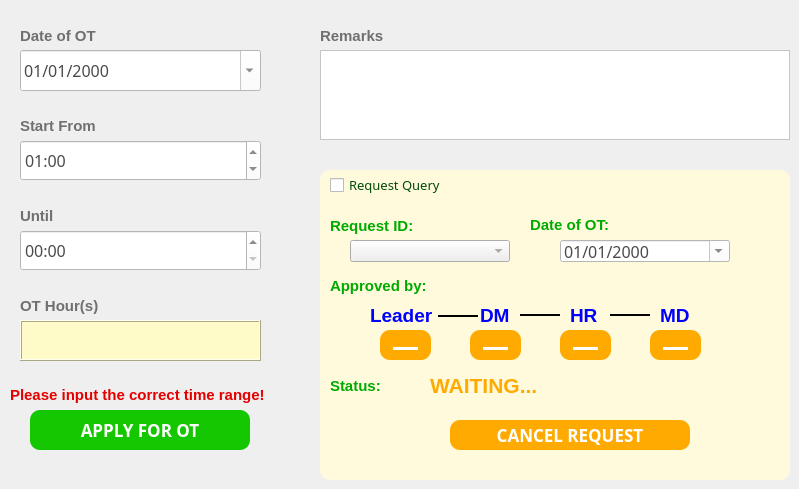
    <widget class="QWidget" name="tab">
     <attribute name="title">
      <string>OT application</string>
     </attribute>
     <widget class="QLabel" name="label_24">
      <property name="geometry">
       <rect>
        <x>20</x>
        <y>20</y>
        <width>151</width>
        <height>31</height>
       </rect>
      </property>
      <property name="font">
       <font>
        <family>Microsoft JhengHei UI</family>
        <pointsize>11</pointsize>
        <weight>75</weight>
        <bold>true</bold>
       </font>
      </property>
      <property name="styleSheet">
       <string notr="true">QLabel
{
	font-size:11pt;
	color:rgb(111,111,111);
}</string>
      </property>
      <property name="text">
       <string>Date of OT</string>
      </property>
     </widget>
     <widget class="QDateEdit" name="dateEdit_3">
      <property name="geometry">
       <rect>
        <x>20</x>
        <y>50</y>
        <width>241</width>
        <height>41</height>
       </rect>
      </property>
      <property name="styleSheet">
       <string notr="true">QDateEdit
{
    /*字体为微软雅黑*/
    font-family:Microsoft Yahei;
    /*字体大小为20点*/
	color:rgb(74, 74, 74);
   font-size:12pt;
	background-color:rgb(255, 255,255);
}

QDateEdit:hover
{
    /*背景颜色*/  
   background-color:rgb(229, 242, 255);
}

QDateEdit:focus
{
    /*背景颜色*/  
   background-color:rgb(229, 242, 255);
}</string>
      </property>
      <property name="wrapping">
       <bool>false</bool>
      </property>
      <property name="currentSection">
       <enum>QDateTimeEdit::DaySection</enum>
      </property>
      <property name="displayFormat">
       <string notr="true">dd/MM/yyyy</string>
      </property>
      <property name="calendarPopup">
       <bool>true</bool>
      </property>
     </widget>
     <widget class="QLabel" name="label_25">
      <property name="geometry">
       <rect>
        <x>20</x>
        <y>110</y>
        <width>151</width>
        <height>31</height>
       </rect>
      </property>
      <property name="font">
       <font>
        <family>Microsoft JhengHei UI</family>
        <pointsize>11</pointsize>
        <weight>75</weight>
        <bold>true</bold>
       </font>
      </property>
      <property name="styleSheet">
       <string notr="true">QLabel
{
	font-size:11pt;
	color:rgb(111,111,111);
}</string>
      </property>
      <property name="text">
       <string>Start From</string>
      </property>
     </widget>
     <widget class="QTimeEdit" name="timeEdit">
      <property name="geometry">
       <rect>
        <x>20</x>
        <y>140</y>
        <width>241</width>
        <height>41</height>
       </rect>
      </property>
      <property name="styleSheet">
       <string notr="true">QTimeEdit
{
    /*字体为微软雅黑*/
    font-family:Microsoft Yahei;
    /*字体大小为20点*/
	color:rgb(74, 74, 74);
   font-size:12pt;
	background-color:rgb(255, 255, 255);
}

QTimeEdit:hover
{
    /*背景颜色*/  
   background-color:rgb(229, 242, 255);
}

QTimeEdit:focus
{
    /*背景颜色*/  
   background-color:rgb(229, 242, 255);
}</string>
      </property>
      <property name="accelerated">
       <bool>true</bool>
      </property>
      <property name="correctionMode">
       <enum>QAbstractSpinBox::CorrectToPreviousValue</enum>
      </property>
      <property name="showGroupSeparator" stdset="0">
       <bool>true</bool>
      </property>
      <property name="dateTime">
       <datetime>
        <hour>1</hour>
        <minute>0</minute>
        <second>0</second>
        <year>2000</year>
        <month>1</month>
        <day>2</day>
       </datetime>
      </property>
      <property name="minimumDateTime">
       <datetime>
        <hour>0</hour>
        <minute>0</minute>
        <second>0</second>
        <year>2000</year>
        <month>1</month>
        <day>2</day>
       </datetime>
      </property>
      <property name="displayFormat">
       <string notr="true">hh:mm</string>
      </property>
      <property name="calendarPopup">
       <bool>true</bool>
      </property>
     </widget>
     <widget class="QLabel" name="label_26">
      <property name="geometry">
       <rect>
        <x>20</x>
        <y>200</y>
        <width>151</width>
        <height>31</height>
       </rect>
      </property>
      <property name="font">
       <font>
        <family>Microsoft JhengHei UI</family>
        <pointsize>11</pointsize>
        <weight>75</weight>
        <bold>true</bold>
       </font>
      </property>
      <property name="styleSheet">
       <string notr="true">QLabel
{
	font-size:11pt;
	color:rgb(111,111,111);
}</string>
      </property>
      <property name="text">
       <string>Until</string>
      </property>
     </widget>
     <widget class="QTimeEdit" name="timeEdit_2">
      <property name="geometry">
       <rect>
        <x>20</x>
        <y>230</y>
        <width>241</width>
        <height>41</height>
       </rect>
      </property>
      <property name="styleSheet">
       <string notr="true">QTimeEdit
{
    /*字体为微软雅黑*/
    font-family:Microsoft Yahei;
    /*字体大小为20点*/
	color:rgb(74, 74, 74);
   font-size:12pt;
	background-color:rgb(255, 255, 255);
}

QTimeEdit:hover
{
    /*背景颜色*/  
   background-color:rgb(229, 242, 255);
}

QTimeEdit:focus
{
    /*背景颜色*/  
   background-color:rgb(229, 242, 255);
}</string>
      </property>
      <property name="accelerated">
       <bool>true</bool>
      </property>
      <property name="displayFormat">
       <string notr="true">hh:mm</string>
      </property>
      <property name="calendarPopup">
       <bool>true</bool>
      </property>
     </widget>
     <widget class="QLabel" name="label_27">
      <property name="geometry">
       <rect>
        <x>20</x>
        <y>290</y>
        <width>151</width>
        <height>31</height>
       </rect>
      </property>
      <property name="font">
       <font>
        <family>Microsoft JhengHei UI</family>
        <pointsize>11</pointsize>
        <weight>75</weight>
        <bold>true</bold>
       </font>
      </property>
      <property name="styleSheet">
       <string notr="true">QLabel
{
	font-size:11pt;
	color:rgb(111,111,111);
}</string>
      </property>
      <property name="text">
       <string>OT Hour(s)</string>
      </property>
     </widget>
     <widget class="QTextEdit" name="textEdit_5">
      <property name="enabled">
       <bool>false</bool>
      </property>
      <property name="geometry">
       <rect>
        <x>20</x>
        <y>320</y>
        <width>241</width>
        <height>41</height>
       </rect>
      </property>
      <property name="styleSheet">
       <string notr="true">QTextEdit

{
    /*字体为微软雅黑*/
    font-family:Microsoft Yahei;
    /*字体大小为20点*/
	color:rgb(50, 50, 50);
   font-size:12pt;
	background-color:rgb(255, 251, 201);
}
</string>
      </property>
      <property name="frameShape">
       <enum>QFrame::Box</enum>
      </property>
      <property name="frameShadow">
       <enum>QFrame::Raised</enum>
      </property>
      <property name="lineWidth">
       <number>1</number>
      </property>
     </widget>
     <widget class="QLabel" name="label_28">
      <property name="geometry">
       <rect>
        <x>320</x>
        <y>20</y>
        <width>151</width>
        <height>31</height>
       </rect>
      </property>
      <property name="font">
       <font>
        <family>Microsoft JhengHei UI</family>
        <pointsize>11</pointsize>
        <weight>75</weight>
        <bold>true</bold>
       </font>
      </property>
      <property name="styleSheet">
       <string notr="true">QLabel
{
	font-size:11pt;
	color:rgb(111,111,111);
}</string>
      </property>
      <property name="text">
       <string>Remarks</string>
      </property>
     </widget>
     <widget class="QTextEdit" name="textEdit">
      <property name="geometry">
       <rect>
        <x>320</x>
        <y>50</y>
        <width>470</width>
        <height>90</height>
       </rect>
      </property>
      <property name="styleSheet">
       <string notr="true">QTextEdit
{
    /*字体为微软雅黑*/
    font-family:Microsoft Yahei;
    /*字体大小为20点*/
	color:rgb(74, 74, 74);
   font-size:12pt;
	background-color:rgb(255, 255, 255);
}

QTextEdit:hover
{
    /*背景颜色*/  
   background-color:rgb(229, 242, 255);
}

QTextEdit:focus
{
    /*背景颜色*/  
   background-color:rgb(229, 242, 255);
}</string>
      </property>
     </widget>
     <widget class="QPushButton" name="pushButton">
      <property name="geometry">
       <rect>
        <x>30</x>
        <y>410</y>
        <width>220</width>
        <height>40</height>
       </rect>
      </property>
      <property name="font">
       <font>
        <family>Microsoft Yahei</family>
        <pointsize>13</pointsize>
        <weight>75</weight>
        <bold>true</bold>
       </font>
      </property>
      <property name="styleSheet">
       <string notr="true">QPushButton

{
    /*字体为微软雅黑*/
    font-family:Microsoft Yahei;
    /*字体大小为20点*/
    font-size:13pt;
    /*字体颜色为白色*/    
    color:white;
    /*背景颜色*/  
    background-color:rgb(21, 199, 1);
    /*边框圆角半径为8像素*/ 
    border-radius:10px;

}

/*按钮停留态*/
QPushButton:hover
{
    /*背景颜色*/  
    background-color:rgb(21, 175, 0);
    padding-left:-3px;
    /*上内边距为3像素，让按下时字向下移动3像素*/  
    padding-top:-3px;

}

/*按钮按下态*/
QPushButton:pressed
{
    /*背景颜色*/  
    background-color:rgb(0, 113, 0);
    /*左内边距为3像素，让按下时字向右移动3像素*/  
    padding-left:3px;
    /*上内边距为3像素，让按下时字向下移动3像素*/  
    padding-top:3px;
}</string>
      </property>
      <property name="text">
       <string>APPLY FOR OT</string>
      </property>
     </widget>
     <widget class="Line" name="line_5">
      <property name="geometry">
       <rect>
        <x>610</x>
        <y>307</y>
        <width>40</width>
        <height>16</height>
       </rect>
      </property>
      <property name="styleSheet">
       <string notr="true">Line
{
    color:rgb(0, 0, 255);
}</string>
      </property>
      <property name="frameShadow">
       <enum>QFrame::Plain</enum>
      </property>
      <property name="lineWidth">
       <number>2</number>
      </property>
      <property name="orientation">
       <enum>Qt::Horizontal</enum>
      </property>
     </widget>
     <widget class="QLabel" name="label_20">
      <property name="geometry">
       <rect>
        <x>330</x>
        <y>370</y>
        <width>81</width>
        <height>31</height>
       </rect>
      </property>
      <property name="font">
       <font>
        <family>Microsoft JhengHei UI</family>
        <pointsize>11</pointsize>
        <weight>75</weight>
        <bold>true</bold>
       </font>
      </property>
      <property name="styleSheet">
       <string notr="true">QLabel
{
	font-size: 11pt;
	color:rgb(0, 170, 0);
}</string>
      </property>
      <property name="text">
       <string>Status:</string>
      </property>
     </widget>
     <widget class="QLabel" name="label_11">
      <property name="geometry">
       <rect>
        <x>330</x>
        <y>210</y>
        <width>181</width>
        <height>31</height>
       </rect>
      </property>
      <property name="font">
       <font>
        <family>Microsoft JhengHei UI</family>
        <pointsize>11</pointsize>
        <weight>75</weight>
        <bold>true</bold>
       </font>
      </property>
      <property name="styleSheet">
       <string notr="true">QLabel
{
	font-size: 11pt;
	color:rgb(0, 170, 0);
}</string>
      </property>
      <property name="text">
       <string>Request ID:</string>
      </property>
     </widget>
     <widget class="QComboBox" name="comboBox_2">
      <property name="geometry">
       <rect>
        <x>350</x>
        <y>240</y>
        <width>160</width>
        <height>22</height>
       </rect>
      </property>
      <property name="autoFillBackground">
       <bool>false</bool>
      </property>
      <property name="styleSheet">
       <string notr="true">QComboBox
    {font-family:Microsoft Yahei;
    /*字体大小为20点*/
	color:grey;
   font-size:12pt;

}

QComboBox:hover
{
    /*背景颜色*/  
   background-color:rgb(229, 242, 255);
}

QComboBox:focus
{
    /*背景颜色*/  
   background-color:rgb(229, 242, 255);
}</string>
      </property>
      <property name="editable">
       <bool>false</bool>
      </property>
      <property name="currentText">
       <string/>
      </property>
      <property name="currentIndex">
       <number>-1</number>
      </property>
      <property name="insertPolicy">
       <enum>QComboBox::InsertAtBottom</enum>
      </property>
      <property name="frame">
       <bool>true</bool>
      </property>
     </widget>
     <widget class="QLabel" name="label_14">
      <property name="geometry">
       <rect>
        <x>330</x>
        <y>270</y>
        <width>171</width>
        <height>31</height>
       </rect>
      </property>
      <property name="font">
       <font>
        <family>Microsoft JhengHei UI</family>
        <pointsize>11</pointsize>
        <weight>75</weight>
        <bold>true</bold>
       </font>
      </property>
      <property name="styleSheet">
       <string notr="true">QLabel
{
	font-size: 11pt;
	color:rgb(0, 170, 0);
}</string>
      </property>
      <property name="text">
       <string>Approved by:</string>
      </property>
     </widget>
     <widget class="Line" name="line_2">
      <property name="geometry">
       <rect>
        <x>520</x>
        <y>307</y>
        <width>40</width>
        <height>16</height>
       </rect>
      </property>
      <property name="styleSheet">
       <string notr="true">Line
{
    color:rgb(0, 0, 255);
}</string>
      </property>
      <property name="frameShadow">
       <enum>QFrame::Plain</enum>
      </property>
      <property name="lineWidth">
       <number>2</number>
      </property>
      <property name="orientation">
       <enum>Qt::Horizontal</enum>
      </property>
     </widget>
     <widget class="Line" name="line">
      <property name="geometry">
       <rect>
        <x>438</x>
        <y>308</y>
        <width>40</width>
        <height>16</height>
       </rect>
      </property>
      <property name="styleSheet">
       <string notr="true">Line
{
    color:rgb(0, 0, 255);
}</string>
      </property>
      <property name="frameShadow">
       <enum>QFrame::Plain</enum>
      </property>
      <property name="lineWidth">
       <number>2</number>
      </property>
      <property name="orientation">
       <enum>Qt::Horizontal</enum>
      </property>
     </widget>
     <widget class="QLabel" name="label_16">
      <property name="geometry">
       <rect>
        <x>570</x>
        <y>300</y>
        <width>41</width>
        <height>31</height>
       </rect>
      </property>
      <property name="font">
       <font>
        <family>Microsoft JhengHei UI</family>
        <pointsize>14</pointsize>
        <weight>75</weight>
        <bold>true</bold>
       </font>
      </property>
      <property name="styleSheet">
       <string notr="true">QLabel
{
	color:rgb(0, 0, 255)
}</string>
      </property>
      <property name="text">
       <string>HR</string>
      </property>
     </widget>
     <widget class="QLabel" name="label_15">
      <property name="geometry">
       <rect>
        <x>480</x>
        <y>300</y>
        <width>41</width>
        <height>31</height>
       </rect>
      </property>
      <property name="font">
       <font>
        <family>Microsoft JhengHei UI</family>
        <pointsize>14</pointsize>
        <weight>75</weight>
        <bold>true</bold>
       </font>
      </property>
      <property name="styleSheet">
       <string notr="true">QLabel
{
	color:rgb(0, 0, 255)
}</string>
      </property>
      <property name="text">
       <string>DM</string>
      </property>
     </widget>
     <widget class="QLabel" name="label_22">
      <property name="geometry">
       <rect>
        <x>660</x>
        <y>300</y>
        <width>41</width>
        <height>31</height>
       </rect>
      </property>
      <property name="font">
       <font>
        <family>Microsoft JhengHei UI</family>
        <pointsize>14</pointsize>
        <weight>75</weight>
        <bold>true</bold>
       </font>
      </property>
      <property name="styleSheet">
       <string notr="true">QLabel
{
	color:rgb(0, 0, 255)
}</string>
      </property>
      <property name="text">
       <string>MD</string>
      </property>
     </widget>
     <widget class="QLabel" name="label_13">
      <property name="geometry">
       <rect>
        <x>370</x>
        <y>300</y>
        <width>80</width>
        <height>31</height>
       </rect>
      </property>
      <property name="font">
       <font>
        <family>Microsoft JhengHei UI</family>
        <pointsize>14</pointsize>
        <weight>75</weight>
        <bold>true</bold>
       </font>
      </property>
      <property name="styleSheet">
       <string notr="true">QLabel
{
	color:rgb(0, 0, 255)
}</string>
      </property>
      <property name="text">
       <string>Leader</string>
      </property>
     </widget>
     <widget class="QLabel" name="label_21">
      <property name="geometry">
       <rect>
        <x>430</x>
        <y>370</y>
        <width>211</width>
        <height>31</height>
       </rect>
      </property>
      <property name="font">
       <font>
        <family>Microsoft JhengHei UI</family>
        <pointsize>16</pointsize>
        <weight>75</weight>
        <bold>true</bold>
       </font>
      </property>
      <property name="styleSheet">
       <string notr="true">QLabel
{
	color:rgb(255, 170, 0)
}</string>
      </property>
      <property name="text">
       <string>WAITING...</string>
      </property>
     </widget>
     <widget class="QFrame" name="frame">
      <property name="geometry">
       <rect>
        <x>320</x>
        <y>170</y>
        <width>470</width>
        <height>310</height>
       </rect>
      </property>
      <property name="styleSheet">
       <string notr="true">QFrame
{
	background-color:rgb(255, 250, 220);
	border-radius:10px;
}</string>
      </property>
      <property name="frameShape">
       <enum>QFrame::Box</enum>
      </property>
      <property name="frameShadow">
       <enum>QFrame::Plain</enum>
      </property>
      <property name="lineWidth">
       <number>1</number>
      </property>
      <widget class="QPushButton" name="pushButton_5">
       <property name="geometry">
        <rect>
         <x>130</x>
         <y>250</y>
         <width>240</width>
         <height>30</height>
        </rect>
       </property>
       <property name="font">
        <font>
         <family>Microsoft Yahei</family>
         <pointsize>13</pointsize>
         <weight>75</weight>
         <bold>true</bold>
        </font>
       </property>
       <property name="styleSheet">
        <string notr="true">QPushButton
{
    /*字体为微软雅黑*/
    font-family:Microsoft Yahei;
    /*字体大小为20点*/
    font-size:13pt;
    /*字体颜色为白色*/    
    color:white;
    /*背景颜色*/  
    background-color:rgb(255, 170, 0);
    /*边框圆角半径为8像素*/ 
    border-radius:10px;
}

/*按钮停留态*/
QPushButton:hover
{
    /*背景颜色*/  
    background-color:rgb(230, 153, 0);
    padding-left:-3px;
    /*上内边距为3像素，让按下时字向下移动3像素*/  
    padding-top:-3px;

}

/*按钮按下态*/
QPushButton:pressed
{
    /*背景颜色*/  
    background-color:rgb(197, 128, 0);
    /*左内边距为3像素，让按下时字向右移动3像素*/  
    padding-left:3px;
    /*上内边距为3像素，让按下时字向下移动3像素*/  
    padding-top:3px;
}</string>
       </property>
       <property name="text">
        <string>CANCEL REQUEST</string>
       </property>
      </widget>
      <widget class="QCheckBox" name="checkBox">
       <property name="geometry">
        <rect>
         <x>10</x>
         <y>0</y>
         <width>121</width>
         <height>30</height>
        </rect>
       </property>
       <property name="styleSheet">
        <string notr="true">QCheckBox

{
    /*字体为微软雅黑*/
    font-family:Microsoft Yahei;
    /*字体大小为20点*/
    font-size:10pt;
    /*字体颜色为白色*/    
    color:rgb(0,76,10);
    /*背景颜色*/  
}

/*按钮停留态*/
QCheckBox:hover
{
    /*背景颜色*/  
    background-color:rgb(21, 175, 0);
	font-size:14pt;
    padding-left:-3px;
	font-weight:bold;
	color:white;
    /*上内边距为3像素，让按下时字向下移动3像素*/  
    padding-top:-3px;
}

/*按钮按下态*/
QCheckBox:pressed
{
    /*背景颜色*/  
    background-color:rgb(0, 113, 0);
	font-weight:bold;
	font-size:14pt;
	color:white;
    /*左内边距为3像素，让按下时字向右移动3像素*/  
    padding-left:3px;
    /*上内边距为3像素，让按下时字向下移动3像素*/  
    padding-top:3px;
}</string>
       </property>
       <property name="text">
        <string>Request Query</string>
       </property>
      </widget>
      <widget class="QPushButton" name="pushButton_8">
       <property name="geometry">
        <rect>
         <x>60</x>
         <y>160</y>
         <width>51</width>
         <height>30</height>
        </rect>
       </property>
       <property name="font">
        <font>
         <family>Microsoft Yahei</family>
         <pointsize>20</pointsize>
         <weight>75</weight>
         <bold>true</bold>
        </font>
       </property>
       <property name="styleSheet">
        <string notr="true">QPushButton
{
    font-family:Microsoft Yahei;
    font-size:20pt;
    color:white;
    background-color:rgb(255, 170, 0);
    border-radius:10px;
}

QPushButton:hover
{
    background-color:rgb(230, 153, 0);
    padding-left:-3px;
    padding-top:-3px;
}

QPushButton:pressed
{
    background-color:rgb(197, 128, 0);
    padding-left:3px;
    padding-top:3px;
}</string>
       </property>
       <property name="text">
        <string>―</string>
       </property>
      </widget>
      <widget class="QPushButton" name="pushButton_9">
       <property name="geometry">
        <rect>
         <x>150</x>
         <y>160</y>
         <width>51</width>
         <height>30</height>
        </rect>
       </property>
       <property name="font">
        <font>
         <family>Microsoft Yahei</family>
         <pointsize>20</pointsize>
         <weight>75</weight>
         <bold>true</bold>
        </font>
       </property>
       <property name="styleSheet">
        <string notr="true">QPushButton
{
    font-family:Microsoft Yahei;
    font-size:20pt;
    color:white;
    background-color:rgb(255, 170, 0);
    border-radius:10px;
}

QPushButton:hover
{
    background-color:rgb(230, 153, 0);
    padding-left:-3px;
    padding-top:-3px;
}

QPushButton:pressed
{
    background-color:rgb(197, 128, 0);
    padding-left:3px;
    padding-top:3px;
}</string>
       </property>
       <property name="text">
        <string>―</string>
       </property>
      </widget>
      <widget class="QPushButton" name="pushButton_10">
       <property name="geometry">
        <rect>
         <x>240</x>
         <y>160</y>
         <width>51</width>
         <height>30</height>
        </rect>
       </property>
       <property name="font">
        <font>
         <family>Microsoft Yahei</family>
         <pointsize>20</pointsize>
         <weight>75</weight>
         <bold>true</bold>
        </font>
       </property>
       <property name="styleSheet">
        <string notr="true">QPushButton
{
    font-family:Microsoft Yahei;
    font-size:20pt;
    color:white;
    background-color:rgb(255, 170, 0);
    border-radius:10px;
}

QPushButton:hover
{
    background-color:rgb(230, 153, 0);
    padding-left:-3px;
    padding-top:-3px;
}

QPushButton:pressed
{
    background-color:rgb(197, 128, 0);
    padding-left:3px;
    padding-top:3px;
}</string>
       </property>
       <property name="text">
        <string>―</string>
       </property>
      </widget>
      <widget class="QPushButton" name="pushButton_11">
       <property name="geometry">
        <rect>
         <x>330</x>
         <y>160</y>
         <width>51</width>
         <height>30</height>
        </rect>
       </property>
       <property name="font">
        <font>
         <family>Microsoft Yahei</family>
         <pointsize>20</pointsize>
         <weight>75</weight>
         <bold>true</bold>
        </font>
       </property>
       <property name="styleSheet">
        <string notr="true">QPushButton
{
    font-family:Microsoft Yahei;
    font-size:20pt;
    color:white;
    background-color:rgb(255, 170, 0);
    border-radius:10px;
}

QPushButton:hover
{
    background-color:rgb(230, 153, 0);
    padding-left:-3px;
    padding-top:-3px;
}

QPushButton:pressed
{
    background-color:rgb(197, 128, 0);
    padding-left:3px;
    padding-top:3px;
}</string>
       </property>
       <property name="text">
        <string>―</string>
       </property>
      </widget>
      <widget class="QLabel" name="label_12">
       <property name="geometry">
        <rect>
         <x>210</x>
         <y>40</y>
         <width>181</width>
         <height>30</height>
        </rect>
       </property>
       <property name="font">
        <font>
         <family>Microsoft JhengHei UI</family>
         <pointsize>11</pointsize>
         <weight>75</weight>
         <bold>true</bold>
        </font>
       </property>
       <property name="styleSheet">
        <string notr="true">QLabel
{
	font-size: 11pt;
	color:rgb(0, 170, 0);
}</string>
       </property>
       <property name="text">
        <string>Date of OT:</string>
       </property>
      </widget>
      <widget class="QDateEdit" name="dateEdit_4">
       <property name="geometry">
        <rect>
         <x>240</x>
         <y>70</y>
         <width>170</width>
         <height>22</height>
        </rect>
       </property>
       <property name="styleSheet">
        <string notr="true">QDateEdit
{
    /*字体为微软雅黑*/
    font-family:Microsoft Yahei;
    /*字体大小为20点*/
	color:rgb(74, 74, 74);
   font-size:12pt;
	background-color:rgb(255, 255, 255);
}

QDateEdit:hover
{
    /*背景颜色*/  
   background-color:rgb(229, 242, 255);
}

QDateEdit:focus
{
    /*背景颜色*/  
   background-color:rgb(229, 242, 255);
}</string>
       </property>
       <property name="wrapping">
        <bool>false</bool>
       </property>
       <property name="currentSection">
        <enum>QDateTimeEdit::DaySection</enum>
       </property>
       <property name="displayFormat">
        <string notr="true">dd/MM/yyyy</string>
       </property>
       <property name="calendarPopup">
        <bool>true</bool>
       </property>
      </widget>
     </widget>
     <widget class="QLabel" name="label_31">
      <property name="geometry">
       <rect>
        <x>10</x>
        <y>380</y>
        <width>270</width>
        <height>30</height>
       </rect>
      </property>
      <property name="font">
       <font>
        <family>Microsoft JhengHei UI</family>
        <pointsize>11</pointsize>
        <weight>75</weight>
        <bold>true</bold>
       </font>
      </property>
      <property name="styleSheet">
       <string notr="true">QLabel
{
	font-size:11pt;
	color:rgb(229, 0, 0)
}</string>
      </property>
      <property name="text">
       <string>Please input the correct time range!</string>
      </property>
     </widget>
     <zorder>frame</zorder>
     <zorder>label_24</zorder>
     <zorder>dateEdit_3</zorder>
     <zorder>label_25</zorder>
     <zorder>timeEdit</zorder>
     <zorder>label_26</zorder>
     <zorder>timeEdit_2</zorder>
     <zorder>label_27</zorder>
     <zorder>textEdit_5</zorder>
     <zorder>label_28</zorder>
     <zorder>textEdit</zorder>
     <zorder>pushButton</zorder>
     <zorder>line_5</zorder>
     <zorder>label_20</zorder>
     <zorder>label_11</zorder>
     <zorder>comboBox_2</zorder>
     <zorder>label_14</zorder>
     <zorder>line_2</zorder>
     <zorder>line</zorder>
     <zorder>label_16</zorder>
     <zorder>label_15</zorder>
     <zorder>label_22</zorder>
     <zorder>label_13</zorder>
     <zorder>label_21</zorder>
     <zorder>label_31</zorder>
    </widget>
